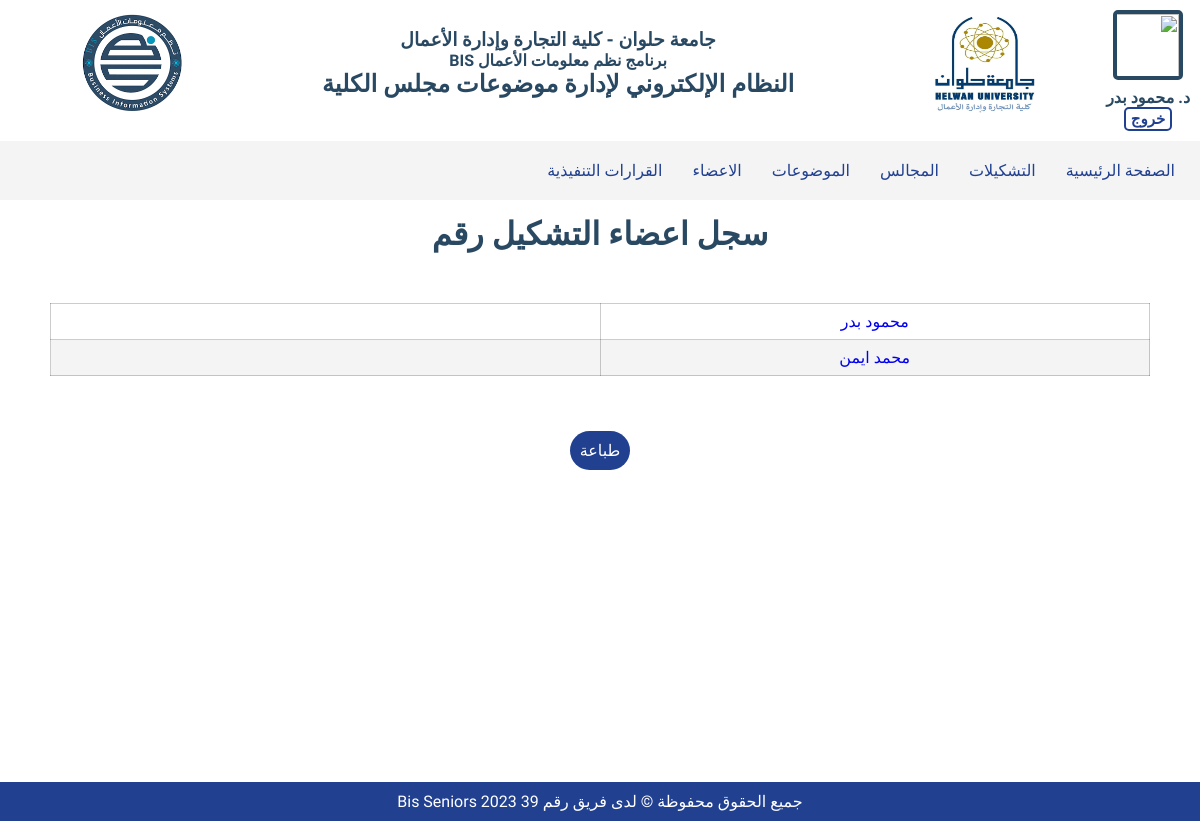
Page /formation_members.php?fid=1 (signed in) on the committed database.
### tables this page shows
CREATE TABLE IF NOT EXISTS p39_formation_user
(
    formation_id SMALLINT UNSIGNED,
    user_id      SMALLINT UNSIGNED,
    job_title    varchar(255),
    FOREIGN KEY (formation_id) REFERENCES p39_formation (formation_id) ON UPDATE CASCADE ON DELETE NO ACTION,
    FOREIGN KEY (user_id) REFERENCES p39_users (user_id) ON UPDATE CASCADE ON DELETE NO ACTION
);

CREATE TABLE IF NOT EXISTS p39_users
(
    user_id       SMALLINT UNSIGNED AUTO_INCREMENT PRIMARY KEY,
    name          VARCHAR(255) NOT NULL,
    job_title     VARCHAR(255),
    job_type_id   TINYINT UNSIGNED,
    job_rank_id   TINYINT UNSIGNED,
    department_id TINYINT UNSIGNED,
    gender        ENUM ("M", "F"),
    image         VARCHAR(255) DEFAULT "	images/members/user.png",
    email         VARCHAR(255) UNIQUE,
    password      VARCHAR(255),
    is_admin      TINYINT UNSIGNED,
    added_by      SMALLINT UNSIGNED,
    is_enabled    TINYINT UNSIGNED                                            DEFAULT 1,
    FOREIGN KEY (added_by) References p39_users (user_id) ON UPDATE CASCADE ON DELETE RESTRICT,
    FOREIGN KEY (job_type_id) References p39_job_type (job_type_id) ON UPDATE CASCADE ON DELETE RESTRICT,
    FOREIGN KEY (job_rank_id) References p39_job_rank (job_rank_id) ON UPDATE CASCADE ON DELETE RESTRICT,
    FOREIGN KEY (department_id) References p39_department (department_id) ON UPDATE CASCADE ON DELETE RESTRICT
);

### formation_members.php (the view, shortened to what this page needs)
<?php
require_once "functions.php";
?>
<!DOCTYPE html>
<html lang="en">
<body dir="rtl">
<?php Headers();
if (is_logged_in()) {
    $search = clean_data($_GET["fid"]);
    $formation_num = $conn->prepare("SELECT formation_number, formation_id as fid FROM p39_formation WHERE formation_id = ?");
    $formation_num->bind_param("i", $search);
    $formation_num->execute();
    $formation_num_result = $formation_num->get_result();
    $formation_num_row = $formation_num_result->fetch_assoc();
    $formation_number = $formation_num_row["formation_number"];
    if (in_array($formation_num_row["fid"], $_SESSION["formation_ids"]) || $_SESSION["admin"]) {
        $formation_members_stmt = $conn->prepare("SELECT
                                                            fu.job_title AS jt,
                                                            u.name AS n
                                                        FROM
                                                            `p39_formation_user` AS fu
                                                        JOIN p39_users AS u
                                                        ON
                                                            u.user_id = fu.user_id AND fu.formation_id = ?");
        $formation_members_stmt->bind_param("i", $search);
        $formation_members_stmt->execute();
        $formation_members_result = $formation_members_stmt->get_result();
        $formation_members_exist = $formation_members_result->num_rows > 0; ?>
        <main class="formation-members-content">
            <div class="container">
                <div class="title">
                    <h1> سجل اعضاء التشكيل رقم <?= $formation_number ?> </h1>
                </div>
                    <?php if ($formation_members_exist) { ?>
                        <div class="meeting-attendance-page meetings-members">
                            <table class="attend-table">
                                <tbody>
                                <?php while ($formation_members_row = $formation_members_result->fetch_assoc()) { ?>
                                    <tr>
                                        <?php if ($_SESSION["admin"]) { ?>
                                        <td><a href="members.php?f=mn&search=<?= $formation_members_row["n"] ?>"><?= $formation_members_row["n"] ?></a></td>
                                        <?php } else { ?>
                                            <td><?= $formation_members_row["n"] ?></td>
                                        <?php } ?>
                                        <td><?= $formation_members_row["jt"] ?></td>
                                    </tr>
                                <?php } ?>
                                </tbody>
                            </table>
                        </div>
                        <div class="print-container">
                            <button class="btn-basic" onclick="window.print()">طباعة</button>
                        </div>
                    <?php } else { ?>
                        <main id="empty" class="empty-member">
                            <h4>لا يوجد أعضاء في هذا التشكيل</h4>
                        </main>
                    <?php } ?>
            </div>
        </main>
    <?php } else {
    header("location: formation.php", true, 303);}
}
footer(); ?>
</body>
</html>

### css/initialize.css (style rules this page uses)
:root { --main-color: #214090; --secondary-color: #f4f4f4; --headings-color: #294862; --disabled-color: rgb(102, 102, 104); --main-font: "Tajawal", sans-serif; --checkmark: url("../images/icons/checkmark.svg"); --box-radius: 15px; --headings-color: #294862; --geyser: #d6dce1; --bermuda-gray: #6c8b9d; --eastern-blue: #2198b9; --java: #1ebadc; --jelly-bean: #27718f; --slate-gray: #64748b; --tangaroa: #04183b; }
* { box-sizing: border-box; margin: 0; padding: 0; }
html { scroll-behavior: smooth; }
a { text-decoration: none; display: inline-block; }
body { min-height: 100vh; display: flex; flex-direction: column; font-family: var(--main-font); }
h1, h2, h3, h4, h5 { color: var(--headings-color); }
button { border-style: none; font-family: var(--main-font); }
.container { padding: 0 15px; margin: auto; min-height: calc(100vh - 233px); }
@media (min-width: 768px) { .container { width: 750px; } }
@media (min-width: 992px) { .container { width: 970px; } }
@media (min-width: 1200px) { .container { width: 1170px; } }
.btn-basic { background-color: var(--main-color); color: #fff; padding: 10px; margin: 5px 10px; border-radius: 20px; text-align: center; font-size: 16px; cursor: pointer; }

### css/style.css (style rules this page uses)
:root { --main-color: #214090; --secondary-color: #f4f4f4; --headings-color: #294862; --disabled-color: rgb(102, 102, 104); --main-font: "Tajawal", sans-serif; --checkmark: url("../images/icons/checkmark.svg"); --box-radius: 15px; --geyser: #d6dce1; --bermuda-gray: #6c8b9d; --eastern-blue: #2198b9; --java: #1ebadc; --jelly-bean: #27718f; --slate-gray: #64748b; --tangaroa: #04183b; }
.title, .meetings-title, .members-title, .decision-title { text-align: center; margin: 15px 0; }
.meeting-attendance-page table, .add-formation-member-page table, .subjects-table, .attend-table { border-collapse: collapse; width: 100%; border: 1px solid var(--secondary-color); }
.add-formation-member-page table, .attend-table { width: 80%; }
.meeting-attendance-page table th, .meeting-attendance-page table td, .add-formation-member-page table th, .add-formation-member-page table td { text-align: center; padding: 8px; }
.meeting-attendance-page table tr:nth-child(even), .add-formation-member-page table tr:nth-child(even), .subjects-table tr:nth-child(even) { background-color: var(--secondary-color); }
.print-container { display: flex; flex-direction: column; align-items: center; margin-bottom: 50px; }
.meetings-members { margin: 50px 20px; }
.meetings-members table td { border: 1px solid rgba(0, 0, 0, 0.2); }
.meetings-members table tr td:first-child, .meetings-members table tr td:last-child { width: 50%; }

### rows in the picture
p39_formation_user: user_id.name "محمود بدر"
p39_formation_user: user_id.name "محمد ايمن"

### other values in the picture
$_SESSION["uni_name"] "جامعة حلوان"
$_SESSION["faculty_name"] "كلية التجارة وإدارة الأعمال"
$_SESSION["program_name"] "BIS برنامج نظم معلومات الأعمال"
$_SESSION["app_name"] "النظام الإلكتروني لإدارة موضوعات مجلس الكلية"
$y "2023"
